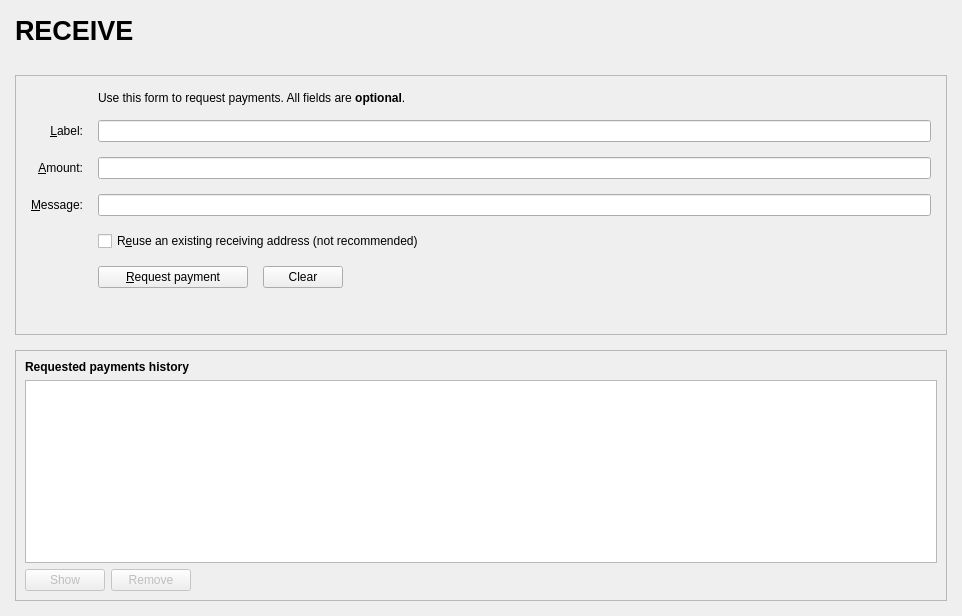
<?xml version="1.0" encoding="UTF-8"?>
<ui version="4.0">
 <class>ReceiveCoinsDialog</class>
 <widget class="QWidget" name="ReceiveCoinsDialog">
  <property name="geometry">
   <rect>
    <x>0</x>
    <y>0</y>
    <width>962</width>
    <height>616</height>
   </rect>
  </property>
  <layout class="QVBoxLayout" name="verticalLayout" stretch="0">
   <property name="leftMargin">
    <number>0</number>
   </property>
   <property name="topMargin">
    <number>0</number>
   </property>
   <property name="rightMargin">
    <number>0</number>
   </property>
   <property name="bottomMargin">
    <number>0</number>
   </property>
   <item>
    <layout class="QVBoxLayout" name="verticalLayout_Master" stretch="0,1">
     <property name="spacing">
      <number>0</number>
     </property>
     <item>
      <widget class="QFrame" name="frame_Header">
       <layout class="QVBoxLayout" name="verticalLayout_8">
        <property name="leftMargin">
         <number>0</number>
        </property>
        <property name="topMargin">
         <number>0</number>
        </property>
        <property name="rightMargin">
         <number>0</number>
        </property>
        <property name="bottomMargin">
         <number>0</number>
        </property>
        <item>
         <layout class="QHBoxLayout" name="horizontalLayout_Header" stretch="1,0,1">
          <item>
           <widget class="QLabel" name="labelOverviewHeaderLeft">
            <property name="minimumSize">
             <size>
              <width>464</width>
              <height>60</height>
             </size>
            </property>
            <property name="maximumSize">
             <size>
              <width>16777215</width>
              <height>60</height>
             </size>
            </property>
            <property name="font">
             <font>
              <pointsize>20</pointsize>
              <weight>75</weight>
              <bold>true</bold>
             </font>
            </property>
            <property name="text">
             <string>  RECEIVE</string>
            </property>
           </widget>
          </item>
          <item>
           <spacer name="horizontalSpacer_3">
            <property name="orientation">
             <enum>Qt::Horizontal</enum>
            </property>
            <property name="sizeHint" stdset="0">
             <size>
              <width>40</width>
              <height>20</height>
             </size>
            </property>
           </spacer>
          </item>
          <item>
           <widget class="QLabel" name="labelOverviewHeaderRight">
            <property name="minimumSize">
             <size>
              <width>250</width>
              <height>55</height>
             </size>
            </property>
            <property name="maximumSize">
             <size>
              <width>250</width>
              <height>55</height>
             </size>
            </property>
            <property name="font">
             <font>
              <pointsize>14</pointsize>
             </font>
            </property>
            <property name="text">
             <string/>
            </property>
            <property name="alignment">
             <set>Qt::AlignRight|Qt::AlignTrailing|Qt::AlignVCenter</set>
            </property>
           </widget>
          </item>
         </layout>
        </item>
       </layout>
      </widget>
     </item>
     <item>
      <widget class="QFrame" name="frame_BG">
       <layout class="QVBoxLayout" name="verticalLayout_5">
        <property name="spacing">
         <number>15</number>
        </property>
        <property name="leftMargin">
         <number>15</number>
        </property>
        <property name="topMargin">
         <number>15</number>
        </property>
        <property name="rightMargin">
         <number>15</number>
        </property>
        <property name="bottomMargin">
         <number>15</number>
        </property>
        <item>
         <widget class="QFrame" name="frame2">
          <property name="sizePolicy">
           <sizepolicy hsizetype="Preferred" vsizetype="Expanding">
            <horstretch>0</horstretch>
            <verstretch>0</verstretch>
           </sizepolicy>
          </property>
          <property name="frameShape">
           <enum>QFrame::StyledPanel</enum>
          </property>
          <property name="frameShadow">
           <enum>QFrame::Sunken</enum>
          </property>
          <layout class="QVBoxLayout" name="verticalLayout_3">
           <property name="spacing">
            <number>15</number>
           </property>
           <property name="leftMargin">
            <number>15</number>
           </property>
           <property name="topMargin">
            <number>15</number>
           </property>
           <property name="rightMargin">
            <number>15</number>
           </property>
           <property name="bottomMargin">
            <number>15</number>
           </property>
           <item>
            <layout class="QGridLayout" name="gridLayout">
             <item row="7" column="2">
              <widget class="QCheckBox" name="reuseAddress">
               <property name="toolTip">
                <string>Reuse one of the previously used receiving addresses.&lt;br&gt;Reusing addresses has security and privacy issues.&lt;br&gt;Do not use this unless re-generating a payment request made before.</string>
               </property>
               <property name="text">
                <string>R&amp;euse an existing receiving address (not recommended)</string>
               </property>
              </widget>
             </item>
             <item row="7" column="0">
              <widget class="QLabel" name="label_4">
               <property name="text">
                <string/>
               </property>
              </widget>
             </item>
             <item row="6" column="0">
              <widget class="QLabel" name="label_3">
               <property name="toolTip">
                <string>An optional message to attach to the payment request, which will be displayed when the request is opened. Note: The message will not be sent with the payment over the Sputnik network.</string>
               </property>
               <property name="text">
                <string>&amp;Message:</string>
               </property>
               <property name="alignment">
                <set>Qt::AlignRight|Qt::AlignTrailing|Qt::AlignVCenter</set>
               </property>
               <property name="buddy">
                <cstring>reqMessage</cstring>
               </property>
              </widget>
             </item>
             <item row="4" column="2">
              <widget class="QLineEdit" name="reqLabel">
               <property name="toolTip">
                <string>An optional label to associate with the new receiving address.</string>
               </property>
              </widget>
             </item>
             <item row="6" column="2">
              <widget class="QLineEdit" name="reqMessage">
               <property name="toolTip">
                <string>An optional message to attach to the payment request, which will be displayed when the request is opened.&lt;br&gt;Note: The message will not be sent with the payment over the Sputnik network.</string>
               </property>
              </widget>
             </item>
             <item row="2" column="2">
              <widget class="QLabel" name="label_5">
               <property name="text">
                <string>Use this form to request payments. All fields are &lt;b&gt;optional&lt;/b&gt;.</string>
               </property>
              </widget>
             </item>
             <item row="4" column="0">
              <widget class="QLabel" name="label_2">
               <property name="toolTip">
                <string>An optional label to associate with the new receiving address.</string>
               </property>
               <property name="text">
                <string>&amp;Label:</string>
               </property>
               <property name="alignment">
                <set>Qt::AlignRight|Qt::AlignTrailing|Qt::AlignVCenter</set>
               </property>
               <property name="buddy">
                <cstring>reqLabel</cstring>
               </property>
              </widget>
             </item>
             <item row="5" column="0">
              <widget class="QLabel" name="label">
               <property name="toolTip">
                <string>An optional amount to request. Leave this empty or zero to not request a specific amount.</string>
               </property>
               <property name="text">
                <string>&amp;Amount:</string>
               </property>
               <property name="alignment">
                <set>Qt::AlignRight|Qt::AlignTrailing|Qt::AlignVCenter</set>
               </property>
               <property name="buddy">
                <cstring>reqAmount</cstring>
               </property>
              </widget>
             </item>
             <item row="5" column="2">
              <widget class="BitcoinAmountField" name="reqAmount">
               <property name="minimumSize">
                <size>
                 <width>80</width>
                 <height>0</height>
                </size>
               </property>
               <property name="toolTip">
                <string>An optional amount to request. Leave this empty or zero to not request a specific amount.</string>
               </property>
              </widget>
             </item>
             <item row="8" column="0">
              <widget class="QLabel" name="label_7">
               <property name="text">
                <string/>
               </property>
              </widget>
             </item>
             <item row="8" column="2">
              <layout class="QHBoxLayout" name="horizontalLayout">
               <item>
                <widget class="QPushButton" name="receiveButton">
                 <property name="minimumSize">
                  <size>
                   <width>150</width>
                   <height>0</height>
                  </size>
                 </property>
                 <property name="text">
                  <string>&amp;Request payment</string>
                 </property>
                 <property name="icon">
                  <iconset resource="../Sputnik.qrc">
                   <normaloff>:/icons/receiving_addresses</normaloff>:/icons/receiving_addresses</iconset>
                 </property>
                </widget>
               </item>
               <item>
                <widget class="QPushButton" name="clearButton">
                 <property name="sizePolicy">
                  <sizepolicy hsizetype="Minimum" vsizetype="Fixed">
                   <horstretch>0</horstretch>
                   <verstretch>0</verstretch>
                  </sizepolicy>
                 </property>
                 <property name="toolTip">
                  <string>Clear all fields of the form.</string>
                 </property>
                 <property name="text">
                  <string>Clear</string>
                 </property>
                 <property name="icon">
                  <iconset resource="../Sputnik.qrc">
                   <normaloff>:/icons/remove</normaloff>:/icons/remove</iconset>
                 </property>
                 <property name="autoDefault">
                  <bool>false</bool>
                 </property>
                </widget>
               </item>
               <item>
                <spacer name="horizontalSpacer">
                 <property name="orientation">
                  <enum>Qt::Horizontal</enum>
                 </property>
                 <property name="sizeHint" stdset="0">
                  <size>
                   <width>40</width>
                   <height>20</height>
                  </size>
                 </property>
                </spacer>
               </item>
              </layout>
             </item>
             <item row="9" column="2">
              <spacer name="verticalSpacer">
               <property name="orientation">
                <enum>Qt::Vertical</enum>
               </property>
               <property name="sizeHint" stdset="0">
                <size>
                 <width>20</width>
                 <height>40</height>
                </size>
               </property>
              </spacer>
             </item>
            </layout>
           </item>
          </layout>
         </widget>
        </item>
        <item>
         <widget class="QFrame" name="frame">
          <property name="sizePolicy">
           <sizepolicy hsizetype="Preferred" vsizetype="Expanding">
            <horstretch>0</horstretch>
            <verstretch>0</verstretch>
           </sizepolicy>
          </property>
          <property name="frameShape">
           <enum>QFrame::StyledPanel</enum>
          </property>
          <property name="frameShadow">
           <enum>QFrame::Raised</enum>
          </property>
          <layout class="QVBoxLayout" name="verticalLayout_2">
           <item>
            <widget class="QLabel" name="label_6">
             <property name="font">
              <font>
               <weight>75</weight>
               <bold>true</bold>
              </font>
             </property>
             <property name="text">
              <string>Requested payments history</string>
             </property>
            </widget>
           </item>
           <item>
            <widget class="QTableView" name="recentRequestsView">
             <property name="palette">
              <palette>
               <active>
                <colorrole role="Text">
                 <brush brushstyle="SolidPattern">
                  <color alpha="255">
                   <red>51</red>
                   <green>51</green>
                   <blue>51</blue>
                  </color>
                 </brush>
                </colorrole>
               </active>
               <inactive>
                <colorrole role="Text">
                 <brush brushstyle="SolidPattern">
                  <color alpha="255">
                   <red>51</red>
                   <green>51</green>
                   <blue>51</blue>
                  </color>
                 </brush>
                </colorrole>
               </inactive>
               <disabled>
                <colorrole role="Text">
                 <brush brushstyle="SolidPattern">
                  <color alpha="255">
                   <red>85</red>
                   <green>85</green>
                   <blue>85</blue>
                  </color>
                 </brush>
                </colorrole>
               </disabled>
              </palette>
             </property>
             <property name="contextMenuPolicy">
              <enum>Qt::CustomContextMenu</enum>
             </property>
             <property name="tabKeyNavigation">
              <bool>false</bool>
             </property>
             <property name="sortingEnabled">
              <bool>true</bool>
             </property>
            </widget>
           </item>
           <item>
            <layout class="QHBoxLayout" name="horizontalLayout_2">
             <item>
              <widget class="QPushButton" name="showRequestButton">
               <property name="enabled">
                <bool>false</bool>
               </property>
               <property name="toolTip">
                <string>Show the selected request (does the same as double clicking an entry)</string>
               </property>
               <property name="text">
                <string>Show</string>
               </property>
               <property name="icon">
                <iconset resource="../Sputnik.qrc">
                 <normaloff>:/icons/edit</normaloff>:/icons/edit</iconset>
               </property>
               <property name="autoDefault">
                <bool>false</bool>
               </property>
              </widget>
             </item>
             <item>
              <widget class="QPushButton" name="removeRequestButton">
               <property name="enabled">
                <bool>false</bool>
               </property>
               <property name="toolTip">
                <string>Remove the selected entries from the list</string>
               </property>
               <property name="text">
                <string>Remove</string>
               </property>
               <property name="icon">
                <iconset resource="../Sputnik.qrc">
                 <normaloff>:/icons/remove</normaloff>:/icons/remove</iconset>
               </property>
               <property name="autoDefault">
                <bool>false</bool>
               </property>
              </widget>
             </item>
             <item>
              <spacer name="horizontalSpacer_2">
               <property name="orientation">
                <enum>Qt::Horizontal</enum>
               </property>
               <property name="sizeHint" stdset="0">
                <size>
                 <width>40</width>
                 <height>20</height>
                </size>
               </property>
              </spacer>
             </item>
            </layout>
           </item>
          </layout>
         </widget>
        </item>
       </layout>
      </widget>
     </item>
    </layout>
   </item>
  </layout>
 </widget>
 <customwidgets>
  <customwidget>
   <class>BitcoinAmountField</class>
   <extends>QLineEdit</extends>
   <header>bitcoinamountfield.h</header>
   <container>1</container>
  </customwidget>
 </customwidgets>
 <tabstops>
  <tabstop>reqLabel</tabstop>
  <tabstop>reqAmount</tabstop>
  <tabstop>reqMessage</tabstop>
  <tabstop>reuseAddress</tabstop>
  <tabstop>receiveButton</tabstop>
  <tabstop>clearButton</tabstop>
  <tabstop>recentRequestsView</tabstop>
  <tabstop>showRequestButton</tabstop>
  <tabstop>removeRequestButton</tabstop>
 </tabstops>
 <resources>
  <include location="../Sputnik.qrc"/>
 </resources>
 <connections/>
</ui>
